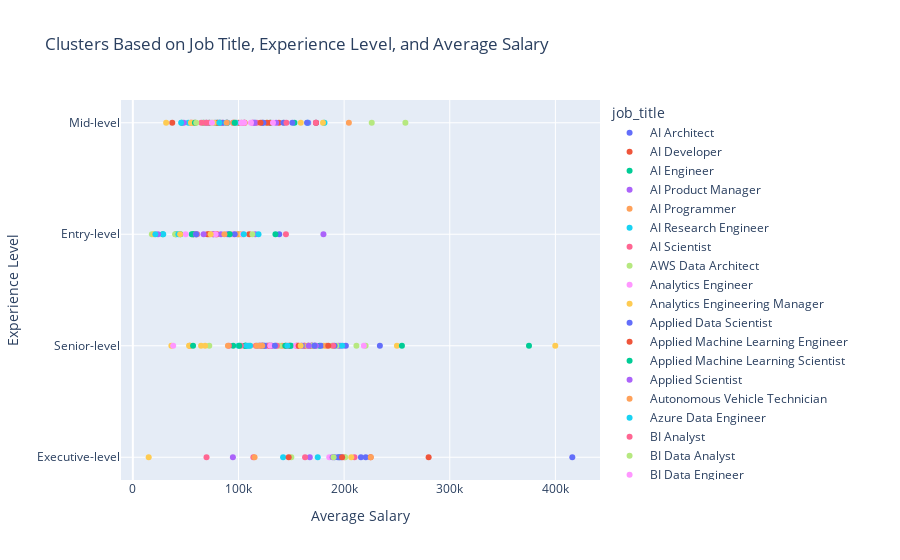

Notebook source saved alongside this figure:
### Markdown cell above
It seems we are dealing with a fine bell curve which means the nature of our graph is that of gaussian nature. We can also visually see some outliers which should be removed. Due to this we can use z-score technique to calculate what should be considered outliers.

### Code cell
import pandas as pd
import plotly.express as px


# Group by job_title and experience_level and calculate the average salary for each group
average_salary_per_group = df.groupby(['job_title', 'experience_level'], as_index=False)['salary_in_usd'].mean()

# input your info
input_data = pd.DataFrame({'job_title': ['Data Science Consultant'], 'experience_level': ['Entry-level']})

# Simillar to SQL left join, merge the input_data with the average_salary_per_group
input_data = input_data.merge(average_salary_per_group, on=['job_title', 'experience_level'], how='left')

# Create a function to assign salary ranges based on individual salary
def assign_salary_range(salary):
    if salary < 70000:
        return 'Low (<$70,000)'
    elif 70000 < salary <= 150000:
        return 'Medium ($70,000 - $150,000)'
    elif salary > 150000:
        return 'Very High (>$150,000)'

# Apply the function to create the 'salary_range' column (.apply() is a pandas method similar to using lambda)
input_data['salary_range'] = input_data['salary_in_usd'].apply(assign_salary_range)

print("Your Salary Range:", input_data['salary_range'].iloc[0])

# Plot the clusters using Plotly Express
fig = px.scatter(average_salary_per_group, 
                 x='salary_in_usd', 
                 y='experience_level', 
                 color='job_title',
                 size_max=20, 
                 labels={'salary_in_usd': 'Average Salary', 'experience_level': 'Experience Level'},
                 title='Clusters Based on Job Title, Experience Level, and Average Salary')

# Add a marker for the input_data
fig.add_trace(px.scatter(input_data, 
                         x='salary_in_usd', 
                         y='experience_level', 
                         color='job_title').data[0])


fig.show()
